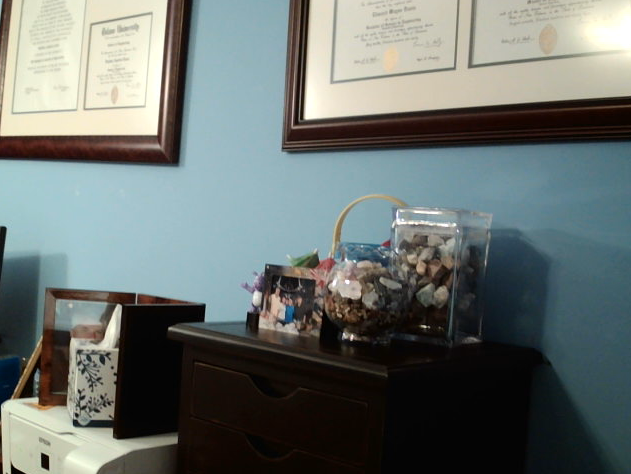
#> input picture combined/input.jpg, 631 x 474 px
$ python combo.py
#> lines starting #> are read from the running program, lines starting #| are printed output that depends on the picture; long printed decimals are rounded
from imutils import build_montages
from imutils import paths
import numpy as np
import argparse
import imutils
import cv2
from os import path
import time
import sys
from skimage import io

def image_colorfulness(image):
	(B, G, R) = cv2.split(image.astype("float"))
	rg = np.absolute(R - G)
	yb = np.absolute(0.5 * (R + G) - B)
	(rbMean, rbStd) = (np.mean(rg), np.std(rg))
	(ybMean, ybStd) = (np.mean(yb), np.std(yb))
	stdRoot = np.sqrt((rbStd ** 2) + (ybStd ** 2))
	meanRoot = np.sqrt((rbMean ** 2) + (ybMean ** 2))
	return stdRoot + (0.3 * meanRoot)

while 1==1:
	if path.exists('input.jpg'):
		image = cv2.imread('input.jpg')
#> image is the input picture: shape (474, 631, 3); mean B, G, R 112.1, 115.2, 107.6
		image = imutils.resize(image, width=250)
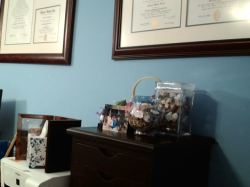
#> image: shape (187, 250, 3); mean B, G, R 112.1, 115.2, 107.6
		C = image_colorfulness(image)
#> in image_colorfulness, `(B, G, R) = cv2.split(image.astype("float"))`:
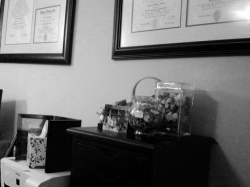
#> B: shape (187, 250) float64; min 0, max 255, mean 112.1
#> in image_colorfulness, `(B, G, R) = cv2.split(image.astype("float"))`:
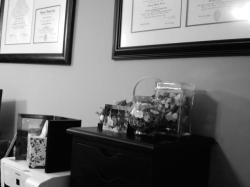
#> G: shape (187, 250) float64; min 3, max 255, mean 115.2
#> in image_colorfulness, `(B, G, R) = cv2.split(image.astype("float"))`:
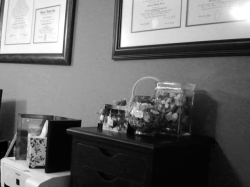
#> R: shape (187, 250) float64; min 0, max 255, mean 107.6
#> in image_colorfulness, `rg = np.absolute(R - G)`:
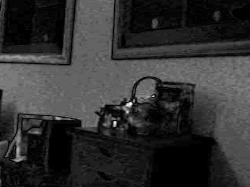
#> rg: shape (187, 250) float64; min 0, max 79, mean 15.4; drawn with min black and max white
#> in image_colorfulness, `yb = np.absolute(0.5 * (R + G) - B)`:
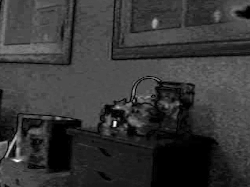
#> yb: shape (187, 250) float64; min 0, max 79, mean 17.1; drawn with min black and max white
#> in image_colorfulness, `(rbMean, rbStd) = (np.mean(rg), np.std(rg))`: rbMean = 15.36; rbStd = 12.85
#> in image_colorfulness, `(ybMean, ybStd) = (np.mean(yb), np.std(yb))`: ybMean = 17.09; ybStd = 9.38
#> in image_colorfulness, `stdRoot = np.sqrt((rbStd ** 2) + (ybStd ** 2))`: stdRoot = 15.91
#> in image_colorfulness, `meanRoot = np.sqrt((rbMean ** 2) + (ybMean ** 2))`: meanRoot = 22.98
#> C = 22.8

		if C > 50:
			C = 50
		C = C/50
#> C = 0.456

		print('colorfulness ' + str(C))
#| colorfulness 0.4561

		inputImage = 'input.jpg'

		img = cv2.imread(inputImage,0)
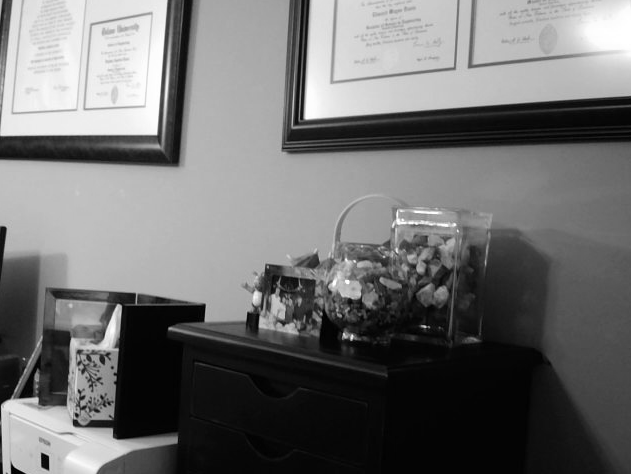
#> img: shape (474, 631); min 0, max 255, mean 112.1
		cv2.imwrite('output.jpg',img)
		image = io.imread('output.jpg')
#> image: shape (474, 631); min 0, max 255, mean 112.1

		if np.mean(image) > 100:
			lightVal = 1
		else:
			lightVal = np.mean(image)/100

		print('light ' + str(lightVal))

		combo = str(lightVal*0.2+C*0.8)
#> combo = '0.5648492272099586'
		print('combined ' + combo)
#| combined 0.5648

		original_stdout = sys.stdout

		with open('output.txt', 'w') as f:
			sys.stdout = f
			print(combo)
			sys.stdout = original_stdout
		print(" ")
	else:
		print('no image')
	time.sleep(1)
